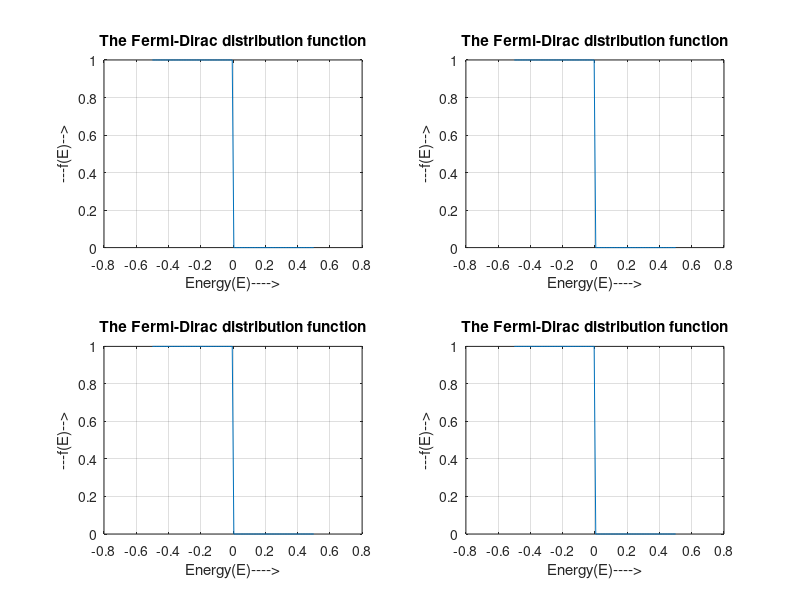

Recreate this plot in MATLAB.
E=linspace(-.5,.5,100);

t1 = input('enter any temperature');
t2 = input('enter any temperature');
t3 = input('enter any temperature');
t4 = input('enter any temperature');

f1 = 1./(1+exp(E/((0.026*t1)/300)));
subplot(2,2,1);
plot(E,f1);

xlabel('Energy(E)---->');
ylabel('---f(E)-->');
grid on;
title('The Fermi-Dirac distribution function');
f2 = 1./(1+exp(E/((0.026*t2)/300)));
subplot(2,2,2);
plot(E,f2);
xlabel('Energy(E)---->');
ylabel('---f(E)-->');
grid on;
title('The Fermi-Dirac distribution function');
f3 = 1./(1+exp(E/((0.026*t3)/300)));
subplot(2,2,3);
plot(E,f3);
xlabel('Energy(E)---->');
ylabel('---f(E)-->');
grid on;
title('The Fermi-Dirac distribution function');
f4 = 1./(1+exp(E/((0.026*t4)/300)));
subplot(2,2,4);
plot(E,f4);
xlabel('Energy(E)---->');
ylabel('---f(E)-->');
grid on;
title('The Fermi-Dirac distribution function');